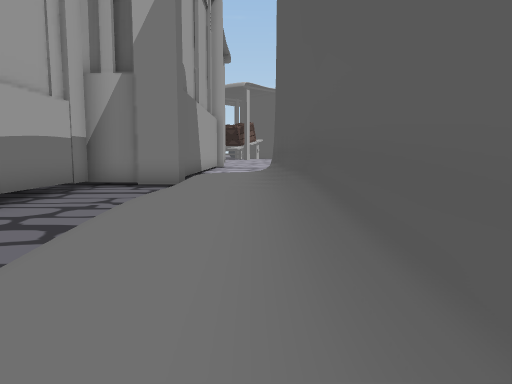
view 1 (above)

17 first-person views from a walk through a 3-D level made in the Unity game engine. The camera is 1.2 m above the floor, tilts 6° down and sees 70° across. The floor is counted in squares, 2 m on a side. Each view is taken from the middle of a square. On the plan, view 1 faces up. The plan holds only what a view shows up to about 10 squares ahead; the rest is blank. The place goes on beyond the plan. Some surface patterns are stand-ins.

view 2
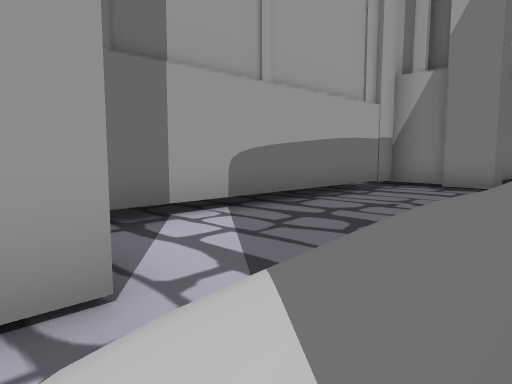

view 3
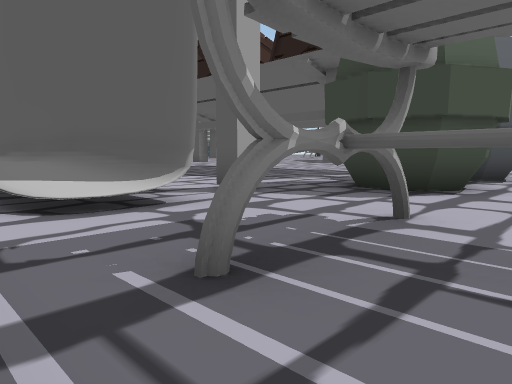

view 4
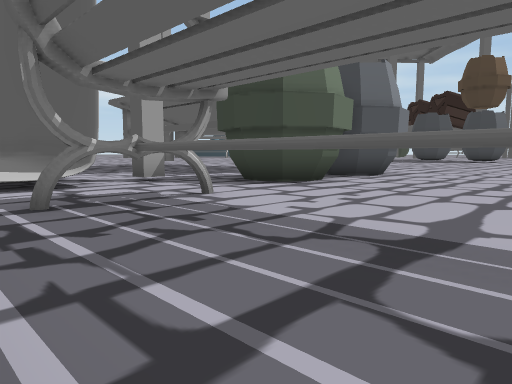

view 5
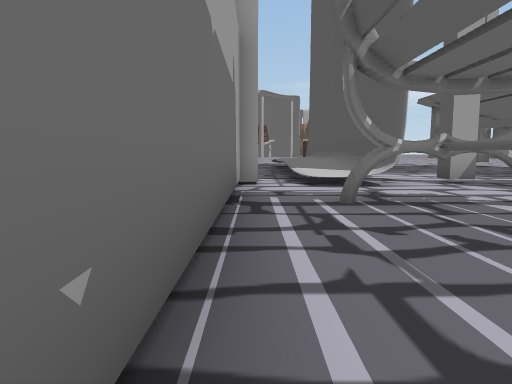

view 6
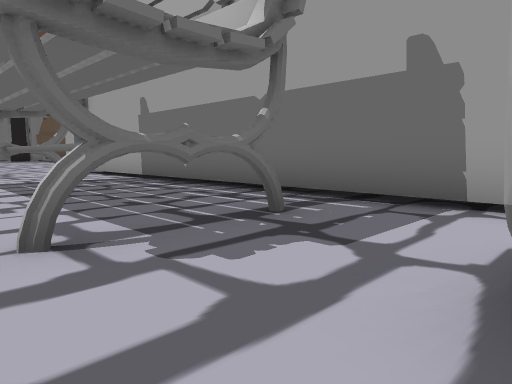

view 7
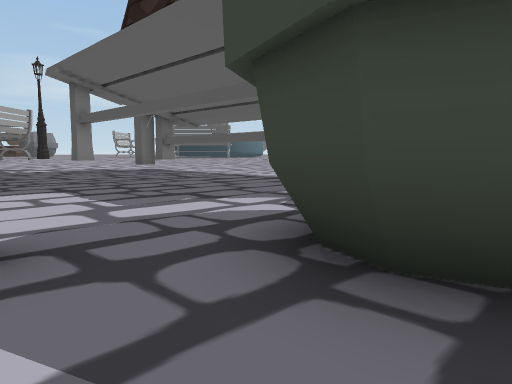

view 8
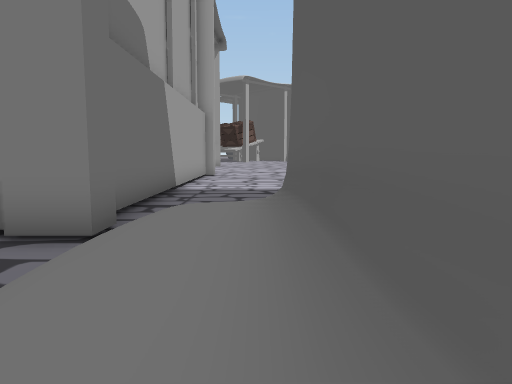

view 9
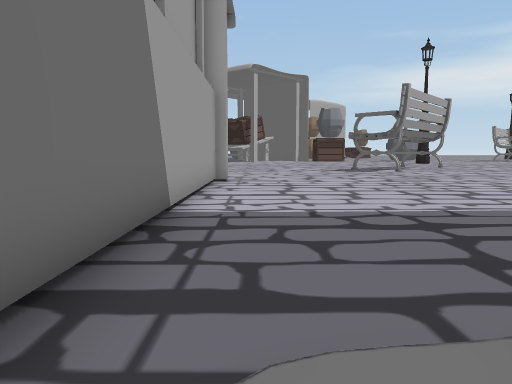

view 10
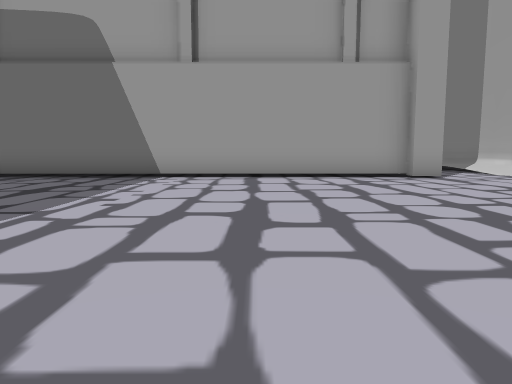

view 11
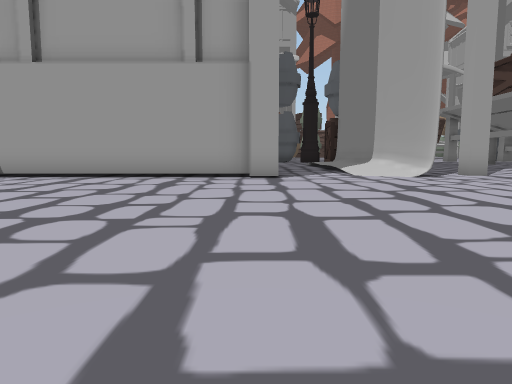

view 12
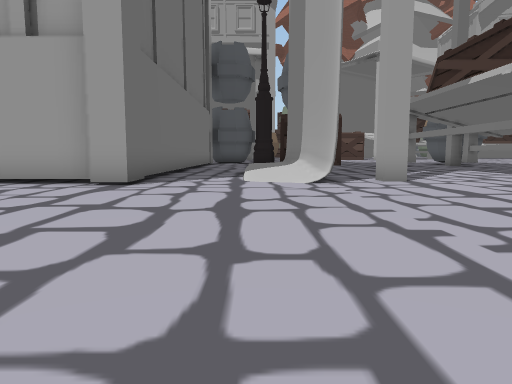

view 13
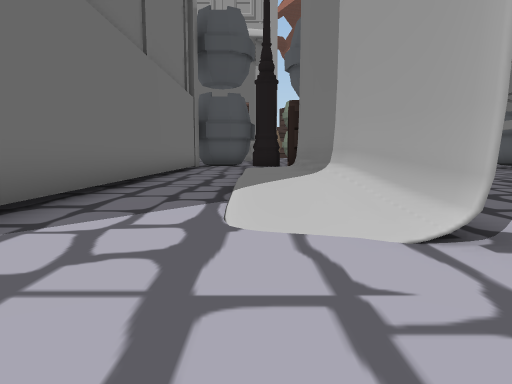

view 14
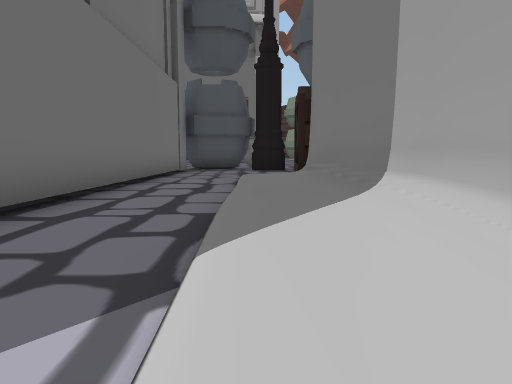

view 15
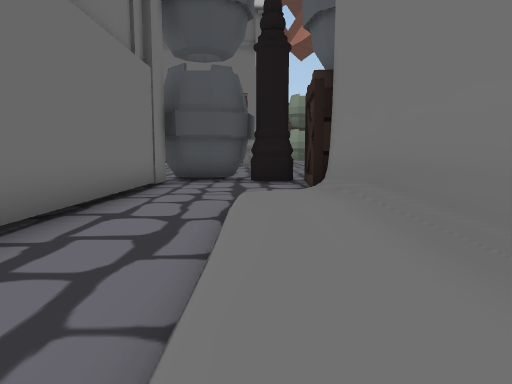

view 16
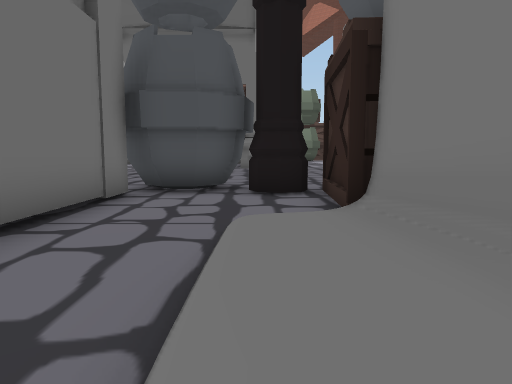

view 17
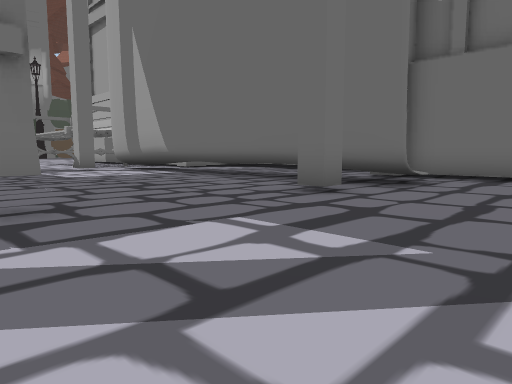

### Floor plan
Key: @ floor where view 1 was taken; # wall or solid block; . main floor; : floor 0.25 m higher than the main floor; + floor 0.5 m higher than the main floor; * floor 0.75 m higher than the main floor; / step, stairs or slope; = window, fence, low wall or low ledge; v drop or lower ground; T thing the floor can be seen under or through; O other object.
Columns run from 18 left of view 1 to 7 right of it. Each row starts with its distance up from view 1.
 29              ......
 28              ..#....
 27 .OOOO###########......
 26 .#..////////////.......
 25 .##..//++++++:/.........
 24 OO......................
 23  OO......................
 22   ###############.........
 21                #.........
 20                #........
 19                #.........
 18                #..........
 17                #.........
 16                #........
 15                #......
 14                #..........
 13                #..........
 12                #..........
 11                #./#.#.....
 10               ###/#.....#
  9               ###/#......
  8               #..*=......
  7               #..*=.......
  6               #..*=#......
  5               #..*/#......
  4               #.v//#......
  3               #.v//#......
  2               #.v//#......
  1                 #//##....
  0                ##/@#..O  O
 -1                #......O OO
 -2                #......OO.O
 -3                #..TT......
 -4                #..T.......
 -5                #..T.......
 -6                #..T......
 -7                #..T.

Positions as (right, up) in squares from view 1, and headings:
1: (0, 0), facing up
2: (0, 0), facing up-left
3: (-2, -4), facing up-right
4: (-2, -7), facing up-right
5: (-2, -7), facing up
6: (2, 0), facing down-left
7: (2, -2), facing up-right
8: (0, 5), facing up
9: (-1, 10), facing up
10: (7, 18), facing left
11: (7, 22), facing left
12: (5, 25), facing left
13: (0, 25), facing left
14: (-3, 25), facing left
15: (-6, 25), facing left
16: (-9, 25), facing left
17: (7, 14), facing down-left
